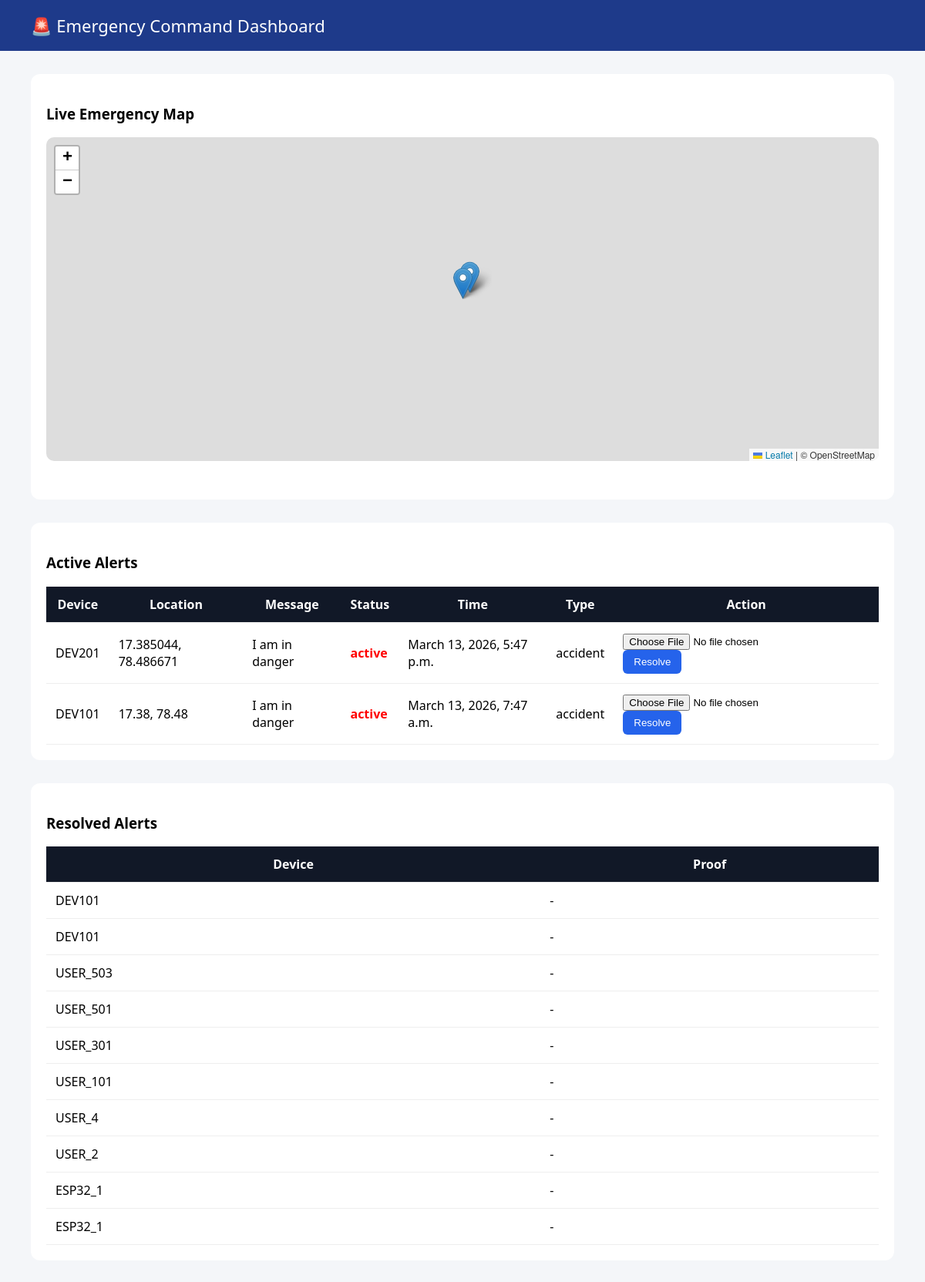
Screenshot of /api/police/ (signed in) with the database file from the repository.
### alerts/models.py (models this page shows, shortened)
class Alert(models.Model):
    device_id = models.CharField(max_length=100)
    latitude = models.FloatField()
    longitude = models.FloatField()
    message = models.TextField()
    timestamp = models.DateTimeField(auto_now_add=True)
    status = models.CharField(max_length=20, default="active")
    route_info = models.TextField(blank=True, null=True)
    emergency_type = models.CharField(max_length=50, default="general")
    severity = models.CharField(default="medium", max_length=20)
    resolved_at = models.DateTimeField(null=True, blank=True)
    proof_image = models.ImageField(upload_to="proofs/", null=True, blank=True)

### alerts/views.py (the view)
# urls.py: path('police/', police_dashboard),
@login_required
def police_dashboard(request):
    alerts = Alert.objects.filter(
        emergency_type__in=["attack", "robbery", "accident"]
    ).order_by("-timestamp")
    return render(request, "police_dashboard.html", {"alerts": alerts})

### alerts/templates/police_dashboard.html (shortened to what this page needs)
<!DOCTYPE html>
<html>
<head>
    <link rel="stylesheet" href="https://unpkg.com/leaflet/dist/leaflet.css"/>
</head>
<body>
<header>🚨 Emergency Command Dashboard</header>
<div class="container">
<div class="card">
<h3>Live Emergency Map</h3>
<div id="map"></div>
</div>
<div class="card">
<h3>Active Alerts</h3>
<table>
<tr>
<th>Device</th><th>Location</th><th>Message</th><th>Status</th><th>Time</th><th>Type</th><th>Action</th>
</tr>
{% for alert in alerts %}
{% if alert.status == "active" %}
<tr>
<td>{{ alert.device_id }}</td>
<td>{{ alert.latitude }}, {{ alert.longitude }}</td>
<td>{{ alert.message }}</td>
<td class="active">{{ alert.status }}</td>
<td>{{ alert.timestamp }}</td>
<td>{{ alert.emergency_type }}</td>
<td>
<form id="resolveForm{{alert.id}}" enctype="multipart/form-data">
    <input type="file" name="proof" accept="image/*" capture="user" required>
    <button type="button" onclick="resolveAlert({{alert.id}})">
        Resolve
    </button>
</form>
</td>
</tr>
{% endif %}
{% endfor %}
</table>
</div>
<div class="card">
<h3>Resolved Alerts</h3>
<table>
<tr><th>Device</th><th>Proof</th></tr>
{% for alert in alerts %}
{% if alert.status == "resolved" %}
<tr>
<td>{{ alert.device_id }}</td>
<td>
{% if alert.proof_image %}
<a href="{{alert.proof_image.url}}" target="_blank">View Proof</a>
{% else %}
-
{% endif %}
</td>
</tr>
{% endif %}
{% endfor %}
</table>
</div>
</div>
</body>
</html>

### alerts/templates/police_dashboard.html (style rules this page uses)
body { font-family: 'Segoe UI'; margin: 0; background: #f4f6f9; }
header { background: #1e3a8a; color: white; padding: 18px 40px; font-size: 22px; }
.container { padding: 30px 40px; }
#map { height: 420px; margin-bottom: 30px; border-radius: 10px; }
.card { background: white; padding: 20px; border-radius: 12px; margin-bottom: 30px; }
table { border-collapse: collapse; width: 100%; }
th, td { padding: 12px; border-bottom: 1px solid #eee; }
th { background: #111827; color: white; }
.active { color: red; font-weight: bold; }
button { background: #2563eb; color: white; border: none; padding: 8px 14px; border-radius: 6px; cursor: pointer; }

### rows the page displays
Alert: device_id "DEV201", latitude "17.385044", longitude "78.486671", message "I am in danger", status "active", timestamp "March 13, 2026, 5:47 p.m.", emergency_type "accident"
Alert: device_id "DEV101", latitude "17.38", longitude "78.48", message "I am in danger", status "active", timestamp "March 13, 2026, 7:47 a.m.", emergency_type "accident"
Alert: device_id "DEV101"
Alert: device_id "DEV101"
Alert: device_id "USER_503"
Alert: device_id "USER_501"
Alert: device_id "USER_301"
Alert: device_id "USER_101"
Alert: device_id "USER_4"
Alert: device_id "USER_2"
Alert: device_id "ESP32_1"
Alert: device_id "ESP32_1"
